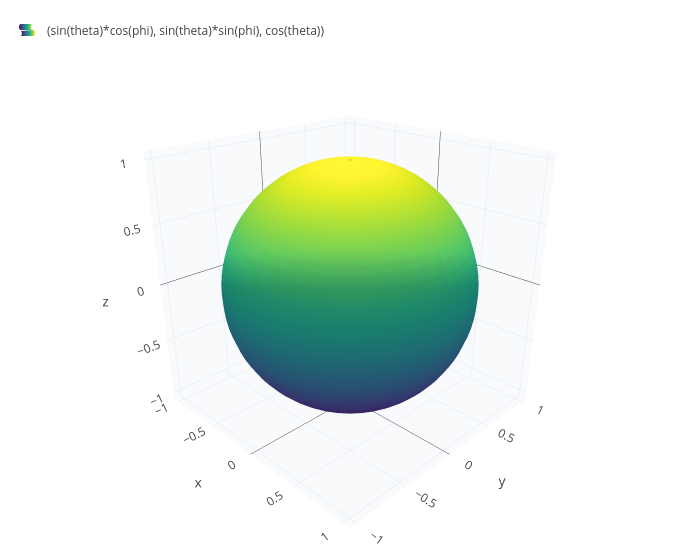

Notebook code cell kept with this figure:
### Markdown cell above
A sphere of radius $r$ has the same curvature $1/r^2$ everywhere. Galileo also has it built in, as
`metric.generate(two-sphere)`. Here it is, with radius 1:

### Code cell
r = 1;
surface(sin(theta)*cos(phi), sin(theta)*sin(phi), cos(theta), theta, 0, pi, phi, 0, 2*pi)

### Figure 1 — Plotly figure (JSON) as saved in the notebook; plotly's stock layout.template omitted (floating-point values rounded to 4 significant figures; data arrays with more than 128 entries replaced by an {"elided": "..."} marker saying what was removed)
{"data": [{"colorscale": "Viridis", "name": "(sin(theta)*cos(phi), sin(theta)*sin(phi), cos(theta))", "opacity": 1, "showlegend": true, "showscale": false, "type": "surface", "x": {"elided": "41x41 float values"}, "y": {"elided": "41x41 float values"}, "z": {"elided": "41x41 float values"}}], "layout": {"height": 560, "legend": {"x": 0.01, "y": 0.99}, "margin": {"b": 0, "l": 0, "r": 0, "t": 10}, "scene": {"aspectmode": "data", "camera": {"eye": {"x": 1.6, "y": -1.6, "z": 1.0}}, "xaxis": {"backgroundcolor": "#f8fafc", "gridcolor": "#e2e8f0", "showbackground": true, "title": {"text": "x"}}, "yaxis": {"backgroundcolor": "#f8fafc", "gridcolor": "#e2e8f0", "showbackground": true, "title": {"text": "y"}}, "zaxis": {"backgroundcolor": "#f8fafc", "gridcolor": "#e2e8f0", "showbackground": true, "title": {"text": "z"}}}, "showlegend": true, "title": {"text": ""}, "width": 700}}
